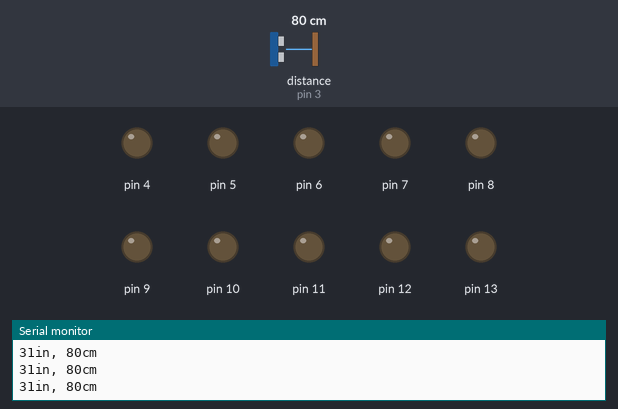
A sketch run on a simulated Arduino Uno, built with avr-gcc and run on an emulated ATmega328P. Parts: output pins drawn as LEDs (lit = HIGH), the last lines printed to the serial monitor. Wiring (inferred from the names in the program): ultrasonic range finder: trigger pin 2; echo pin 3. The inputs (shaded band) are chosen by the test bench; at power-on: distance to the obstacle (sensor on pin 3) 80 cm. The echo pulse lasts 58.3 µs per cm; pins used as bus, display or sensor lines are not drawn.

Above: at 1.2 s.
1.3 s: distance to the obstacle (sensor on pin 3) set to 18 cm
2.8 s: distance to the obstacle (sensor on pin 3) set to 13 cm
At 3.3 s:
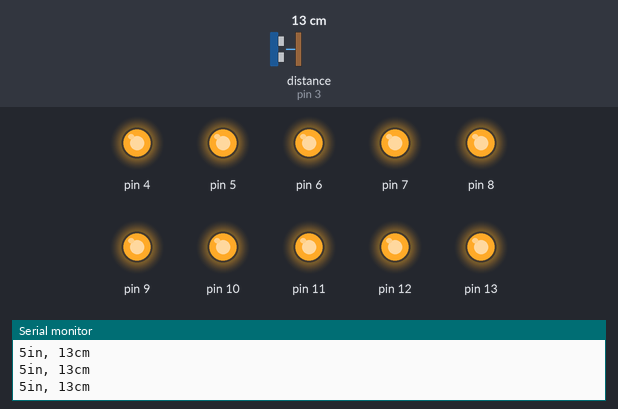
4.5 s: distance to the obstacle (sensor on pin 3) set to 35 cm
At 5.5 s:
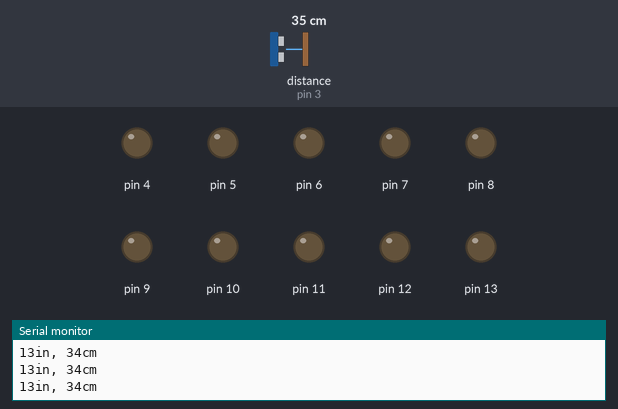
6.1 s: distance to the obstacle (sensor on pin 3) set to 2 cm
At 7.1 s:
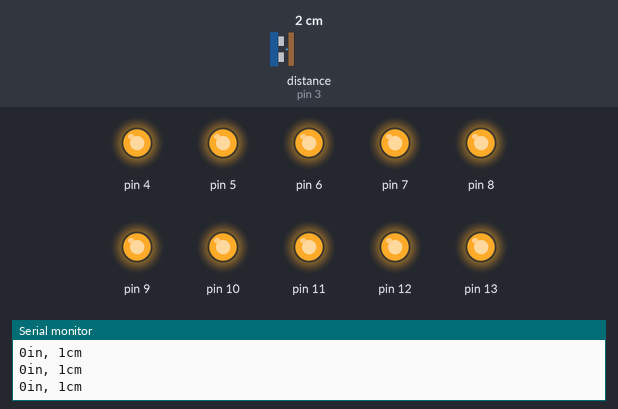
Timing chart, 0 to 8.7 s (numbered marks = the images above; inputs shaded):
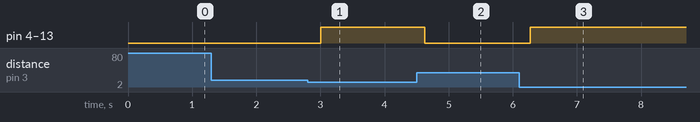

Measured:
- the behaviour switches between 16 and 15 cm on distance to the obstacle (sensor on pin 3) (found by bisection; images 0 and 1)
- after the input at 2.8 s, pin 4–13: LOW → HIGH after 0.20 s
- after the input at 4.5 s, pin 4–13: HIGH → LOW after 0.13 s
- after the input at 6.1 s, pin 4–13: LOW → HIGH after 0.17 s

The sketch:

05-algoritmo1-apaga-acende-no-limite.ino
```cpp
// https://www.tutorialspoint.com/arduino/arduino_ultrasonic_sensor.htm

int pingPin = 2; // mapeamento do pino trigger
int echoPin = 3;  // mapeamento do pino echo

float duration; // tamanho da onda
float distance; // distancia percorrida

void setup() { // código executado somente uma vez
  // inicialização do canal serial de informação/comunicação
  Serial.begin(9600);

  // configurar pinos de saída (leds)
  for (int i = 4; i <= 13; i++) { // 10 leds
    pinMode(i, OUTPUT);
  }

}

void loop() { // código executado repetidamente

   long duration, inches, cm;
   pinMode(pingPin, OUTPUT);
   digitalWrite(pingPin, LOW);
   delayMicroseconds(2);
   digitalWrite(pingPin, HIGH);
   delayMicroseconds(10);
   digitalWrite(pingPin, LOW);
   pinMode(echoPin, INPUT);
   duration = pulseIn(echoPin, HIGH);
   inches = microsecondsToInches(duration);
   cm = microsecondsToCentimeters(duration);
   Serial.print(inches);
   Serial.print("in, ");
   Serial.print(cm);
   Serial.print("cm");
   Serial.println();
   delay(100);

   // o valor 5 foi escolhido ao acaso como um limite
   if (inches > 5) { // se está distante...
      acionar_leds(LOW); // apaga os leds
   } else { // senão (está próximo)...
      acionar_leds(HIGH); // acende os leds!
   }
}

long microsecondsToInches(long microseconds) {
   return microseconds / 74 / 2;
}

long microsecondsToCentimeters(long microseconds) {
   return microseconds / 29 / 2;
}

void acionar_leds(int parametro) {

  // percorre os leds definindo o sinal (alto ou baixo)
  for (int i = 4; i <= 13; i++) {
    digitalWrite(i, parametro);
  }

}
```
